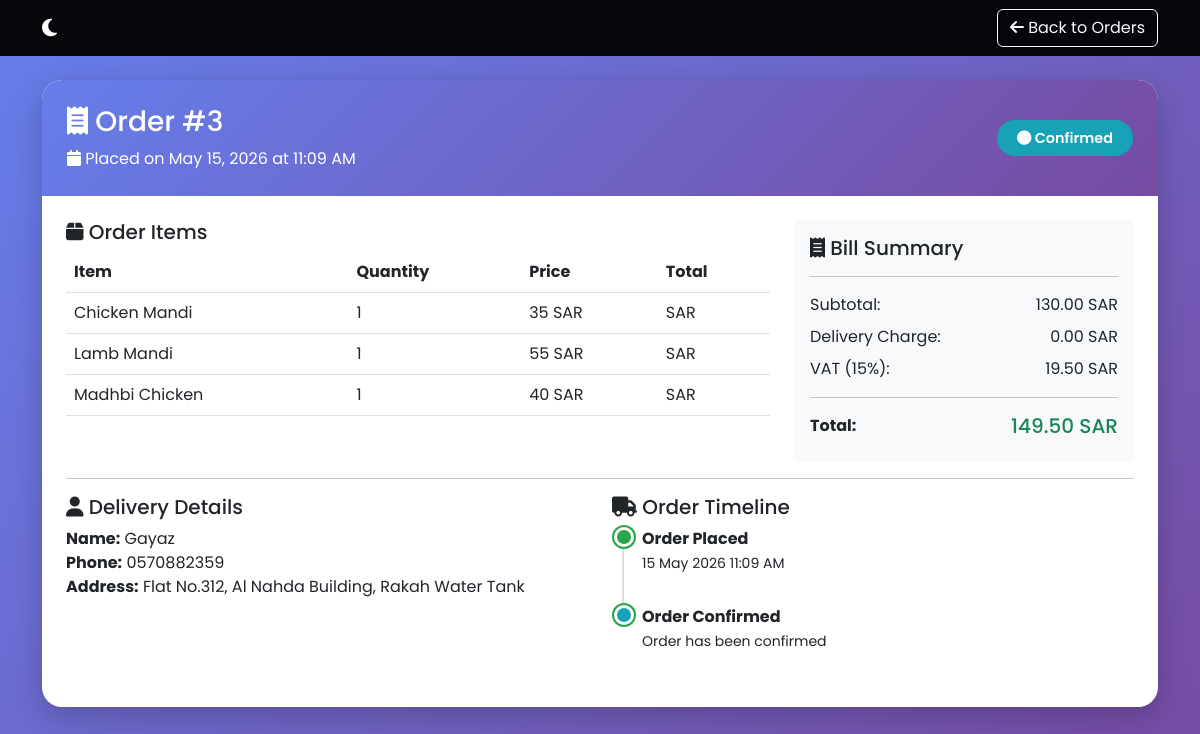
Page /order/3/ (signed in) on the committed database.
### billing/models.py (models this page shows, shortened)
class Order(models.Model):
    PAYMENT_METHOD_CHOICES = [
        ('cod', 'Cash on Delivery'),
        ('online', 'Online Payment'),
    ]
    PAYMENT_STATUS_CHOICES = [
        ('PENDING', 'Pending'),
        ('PAID', 'Paid'),
        ('FAILED', 'Failed'),
    ]
    STATUS_CHOICES = [
        ('PENDING', 'Pending'),
        ('CONFIRMED', 'Confirmed'),
        ('PREPARING', 'Preparing'),
        ('OUT_FOR_DELIVERY', 'Out for Delivery'),
        ('DELIVERED', 'Delivered'),
        ('CANCELLED', 'Cancelled'),
    ]
    user = models.ForeignKey(User, on_delete=models.CASCADE, related_name='orders', null=True, blank=True)
    customer_name = models.CharField(max_length=100)
    customer_phone = models.CharField(max_length=20)
    customer_address = models.TextField(blank=True)
    items_json = models.TextField()
    subtotal = models.DecimalField(max_digits=10, decimal_places=2, default=0)
    delivery_charge = models.DecimalField(max_digits=10, decimal_places=2, default=0)
    vat_amount = models.DecimalField(max_digits=10, decimal_places=2, default=0)
    total = models.DecimalField(max_digits=10, decimal_places=2, default=0)
    payment_method = models.CharField(max_length=20, choices=PAYMENT_METHOD_CHOICES, default='cod')
    payment_status = models.CharField(max_length=20, choices=PAYMENT_STATUS_CHOICES, default='PENDING')
    transaction_id = models.CharField(max_length=100, blank=True, null=True)
    status = models.CharField(max_length=20, choices=STATUS_CHOICES, default='PENDING')
    created_at = models.DateTimeField(auto_now_add=True)

### billing/views.py (the view)
# urls.py: path('order/<int:order_id>/', views.order_detail_view, name='order_detail'),
@login_required
def order_detail_view(request, order_id):
    order = get_object_or_404(Order, id=order_id, user=request.user)
    items = json.loads(order.items_json)
    return render(request, 'billing/order_detail.html', {'order': order, 'items': items})

### billing/templates/billing/order_detail.html (shortened to what this page needs)
<!DOCTYPE html>
{% load static %}
<html lang="en">
<head>
    <link href="https://cdn.jsdelivr.net/npm/bootstrap@5.3.0/dist/css/bootstrap.min.css" rel="stylesheet">
    <link rel="stylesheet" href="https://cdnjs.cloudflare.com/ajax/libs/font-awesome/6.4.0/css/all.min.css">
</head>
<body>
    <nav class="navbar navbar-dark fixed-top" style="background: rgba(0,0,0,0.95);">
        <div class="container">
            <a class="navbar-brand" href="{% url 'home' %}">
                <i class="fas fa-moon"></i> {{ restaurant_name }}
            </a>
            <a href="{% url 'my_orders' %}" class="btn btn-outline-light">
                <i class="fas fa-arrow-left"></i> Back to Orders
            </a>
        </div>
    </nav>
    <div class="container">
        <div class="detail-card">
            <div class="detail-header">
                <div class="row align-items-center">
                    <div class="col-md-6">
                        <h3><i class="fas fa-receipt"></i> Order #{{ order.id }}</h3>
                        <p class="mb-0">
                            <i class="fas fa-calendar"></i> Placed on {{ order.created_at|date:"F d, Y" }} at {{ order.created_at|time:"h:i A" }}
                        </p>
                    </div>
                    <div class="col-md-6 text-end">
                        <span class="status-badge status-{{ order.status }}">
                            <i class="fas fa-circle"></i> {{ order.get_status_display }}
                        </span>
                    </div>
                </div>
            </div>
            <div class="p-4">
                <div class="row">
                    <div class="col-md-8">
                        <h5><i class="fas fa-box"></i> Order Items</h5>
                        <div class="table-responsive">
                            <table class="table">
                                <thead>
                                    <tr><th>Item</th><th>Quantity</th><th>Price</th><th>Total</th></tr>
                                </thead>
                                <tbody>
                                    {% for item in items %}
                                    <tr>
                                        <td>{{ item.name }}</td>
                                        <td>{{ item.quantity }}</td>
                                        <td>{{ item.price }} SAR</td>
                                        <td>{{ item.price|floatformat:2|add:item.quantity|floatformat:2 }} SAR</td>
                                    </tr>
                                    {% endfor %}
                                </tbody>
                            </table>
                        </div>
                    </div>
                    <div class="col-md-4">
                        <div class="bill-summary bg-light p-3 rounded">
                            <h5><i class="fas fa-receipt"></i> Bill Summary</h5>
                            <hr>
                            <div class="d-flex justify-content-between mb-2">
                                <span>Subtotal:</span>
                                <span>{{ order.subtotal }} SAR</span>
                            </div>
                            <div class="d-flex justify-content-between mb-2">
                                <span>Delivery Charge:</span>
                                <span>{{ order.delivery_charge }} SAR</span>
                            </div>
                            <div class="d-flex justify-content-between mb-2">
                                <span>VAT (15%):</span>
                                <span>{{ order.vat_amount }} SAR</span>
                            </div>
                            <hr>
                            <div class="d-flex justify-content-between">
                                <strong>Total:</strong>
                                <strong class="text-success h5">{{ order.total }} SAR</strong>
                            </div>
                        </div>
                    </div>
                </div>
                <hr>
                <div class="row mt-3">
                    <div class="col-md-6">
                        <h5><i class="fas fa-user"></i> Delivery Details</h5>
                        <p>
                            <strong>Name:</strong> {{ order.customer_name }}<br>
                            <strong>Phone:</strong> {{ order.customer_phone }}<br>
                            <strong>Address:</strong> {{ order.customer_address|default:"Not provided" }}
                        </p>
                    </div>
                    <div class="col-md-6">
                        <h5><i class="fas fa-truck"></i> Order Timeline</h5>
                        <div class="timeline">
                            <div class="timeline-item">
                                <div class="timeline-icon"></div>
                                <strong>Order Placed</strong><br>
                                <small>{{ order.created_at|date:"d M Y h:i A" }}</small>
                            </div>
                            {% if order.status != 'PENDING' %}
                            <div class="timeline-item">
                                <div class="timeline-icon" style="background: #17a2b8;"></div>
                                <strong>Order Confirmed</strong><br>
                                <small>Order has been confirmed</small>
                            </div>
                            {% endif %}
                        </div>
                    </div>
                </div>
            </div>
        </div>
    </div>
</body>
</html>

### billing/templates/billing/order_detail.html (style rules this page uses)
body { font-family: 'Poppins', sans-serif; background: linear-gradient(135deg, #667eea 0%, #764ba2 100%); min-height: 100vh; padding-top: 80px; }
.detail-card { background: white; border-radius: 20px; box-shadow: 0 10px 30px rgba(0,0,0,0.2); overflow: hidden; }
.detail-header { background: linear-gradient(135deg, #667eea, #764ba2); color: white; padding: 25px; }
.status-badge { padding: 8px 20px; border-radius: 25px; font-size: 0.9rem; font-weight: 600; }
.status-CONFIRMED { background: #17a2b8; color: white; }
.timeline { position: relative; padding-left: 30px; }
.timeline-item { position: relative; padding-bottom: 30px; }
.timeline-item:before { content: ''; position: absolute; left: -20px; top: 0; width: 2px; height: 100%; background: #ddd; }
.timeline-item:last-child:before { height: 0; }
.timeline-icon { position: absolute; left: -28px; top: 0; width: 20px; height: 20px; border-radius: 50%; background: #28a745; border: 3px solid white; box-shadow: 0 0 0 2px #28a745; }

### rows in the picture
Order: id "3", created_at "May 15, 2026", created_at "11:09 AM", status "Confirmed", subtotal "130.00", delivery_charge "0.00", vat_amount "19.50", total "149.50", customer_name "Gayaz", customer_phone "0570882359", customer_address "Flat No.312, Al Nahda Building, Rakah Water Tank", created_at "15 May 2026 11:09 AM"

### other values in the picture
{{ item.name }} "Chicken Mandi" "Lamb Mandi" "Madhbi Chicken"
{{ item.quantity }} "1" "1" "1"
{{ item.price }} "35" "55" "40"
